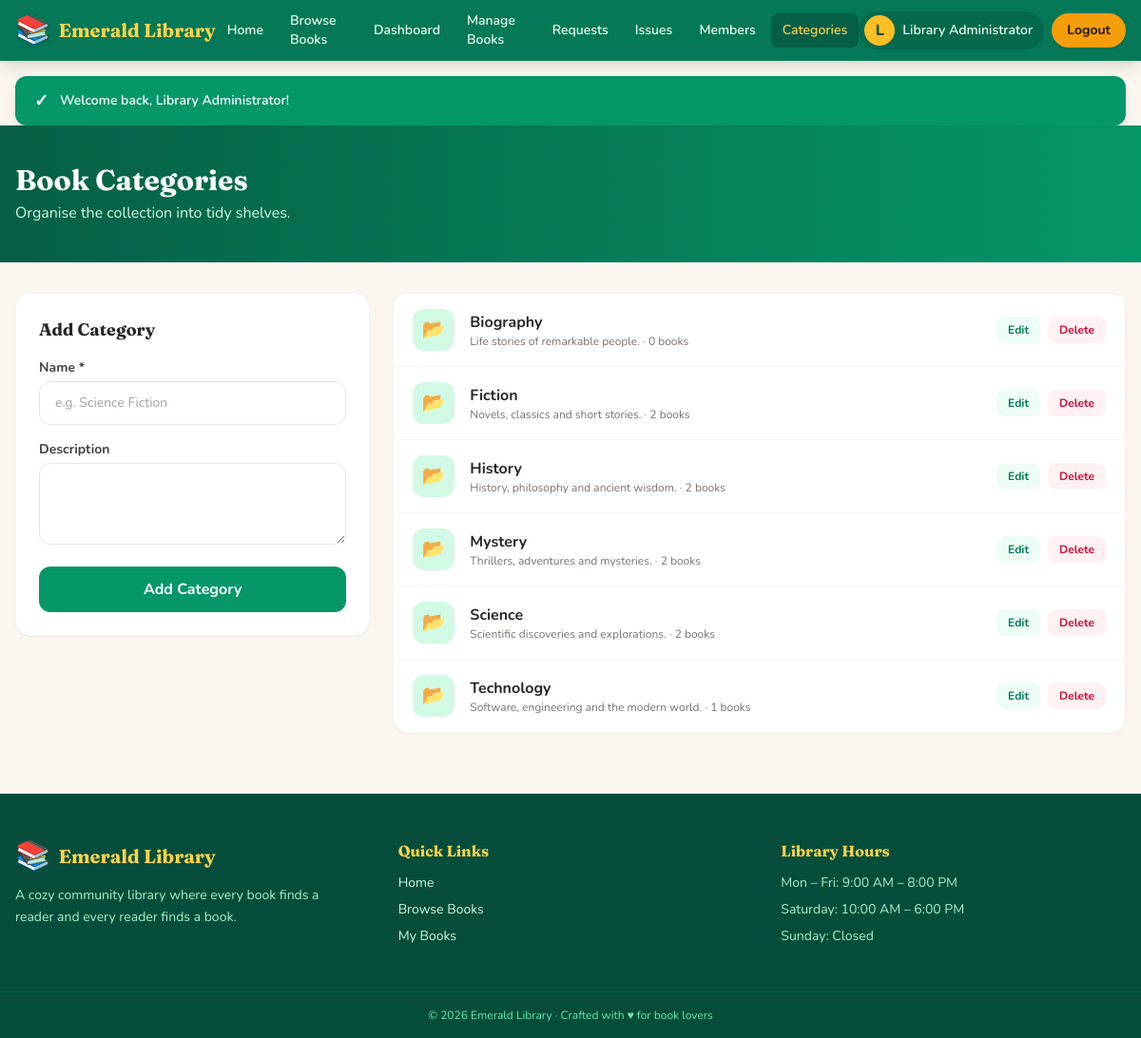
Screenshot of /admin/categories.php (signed in) with the database file from the repository.
### tables this page shows
CREATE TABLE categories (
  id INT AUTO_INCREMENT PRIMARY KEY,
  name VARCHAR(100) NOT NULL UNIQUE,
  description TEXT,
  created_at TIMESTAMP DEFAULT CURRENT_TIMESTAMP
);

### auth.php (called while the page is built, shortened)
<?php
function e($value) {
    return htmlspecialchars((string)$value, ENT_QUOTES, 'UTF-8');
}

### admin/categories.php (the view, shortened to what this page needs)
<?php
require_once __DIR__ . '/../auth.php';
$editing = null;
$categories = $conn->query("SELECT c.*, (SELECT COUNT(*) FROM books b WHERE b.category_id=c.id) AS book_count FROM categories c ORDER BY c.name");
include __DIR__ . '/../inc/header.php';
?>
<section class="bg-gradient-to-r from-brand-800 to-brand-600 text-white">
    <div class="max-w-7xl mx-auto px-4 py-10">
        <h1 class="font-display text-3xl font-bold">Book Categories</h1>
        <p class="text-brand-100 mt-1">Organise the collection into tidy shelves.</p>
    </div>
</section>
<section class="max-w-7xl mx-auto px-4 mt-8 grid grid-cols-1 lg:grid-cols-3 gap-6">
    <div class="bg-white rounded-2xl shadow-sm border border-stone-100 p-6 h-fit lg:sticky lg:top-24">
        <h2 class="font-display font-bold text-stone-800 text-lg mb-4"><?= $editing ? 'Edit Category' : 'Add Category' ?></h2>
        <form method="post" class="space-y-4">
            <div>
                <label class="block text-sm font-bold text-stone-700 mb-1">Name *</label>
                <input type="text" name="name" required value="<?= e($editing['name'] ?? '') ?>" class="w-full rounded-xl border border-stone-200 px-4 py-3 text-sm focus:outline-none focus:ring-2 focus:ring-brand-400" placeholder="e.g. Science Fiction">
            </div>
            <div>
                <label class="block text-sm font-bold text-stone-700 mb-1">Description</label>
                <textarea name="description" rows="3" class="w-full rounded-xl border border-stone-200 px-4 py-3 text-sm focus:outline-none focus:ring-2 focus:ring-brand-400"><?= e($editing['description'] ?? '') ?></textarea>
            </div>
            <div class="flex gap-2">
                <button type="submit" class="flex-1 bg-brand-600 hover:bg-brand-700 text-white font-bold py-3 rounded-xl transition"><?= $editing ? 'Save Changes' : 'Add Category' ?></button>
            </div>
        </form>
    </div>
    <div class="lg:col-span-2 bg-white rounded-2xl shadow-sm border border-stone-100 overflow-hidden h-fit">
        <div class="divide-y divide-stone-100">
            <?php if ($categories && $categories->num_rows): while ($c = $categories->fetch_assoc()): ?>
            <div class="px-5 py-4 flex items-center gap-4">
                <span class="w-11 h-11 rounded-xl bg-brand-100 text-brand-700 font-bold flex items-center justify-center text-xl">📂</span>
                <div class="flex-1 min-w-0">
                    <p class="font-bold text-stone-800"><?= e($c['name']) ?></p>
                    <p class="text-xs text-stone-500 truncate"><?= e($c['description'] ?: 'No description') ?> · <?= (int)$c['book_count'] ?> books</p>
                </div>
                <div class="flex items-center gap-2">
                    <a href="?edit=<?= (int)$c['id'] ?>" class="text-xs font-bold text-brand-700 bg-brand-50 hover:bg-brand-100 px-3 py-1.5 rounded-lg transition">Edit</a>
                    <form method="post" data-confirm="Delete this category?">
                        <button type="submit" class="text-xs font-bold text-rose-700 bg-rose-50 hover:bg-rose-100 px-3 py-1.5 rounded-lg transition">Delete</button>
                    </form>
                </div>
            </div>
            <?php endwhile; else: ?>
            <p class="px-5 py-10 text-center text-stone-500">No categories yet.</p>
            <?php endif; ?>
        </div>
    </div>
</section>
<?php include __DIR__ . '/../inc/footer.php'; ?>

### assets/css/style.css (style rules this page uses)
body { font-family: 'Nunito', ui-sans-serif, system-ui, sans-serif; }
h1, h2, h3, h4, .font-display { font-family: 'Fraunces', Georgia, serif; }

### rows the page displays
categories: name "Biography", description "Life stories of remarkable people.", book_count "0"
categories: name "Fiction", description "Novels, classics and short stories.", book_count "2"
categories: name "History", description "History, philosophy and ancient wisdom.", book_count "2"
categories: name "Mystery", description "Thrillers, adventures and mysteries.", book_count "2"
categories: name "Science", description "Scientific discoveries and explorations.", book_count "2"
categories: name "Technology", description "Software, engineering and the modern world.", book_count "1"

### other values shown
$item['label'] "Home"
$item['label'] "Browse Books"
$item['label'] "Dashboard"
$item['label'] "Manage Books"
$item['label'] "Requests"
$item['label'] "Issues"
$item['label'] "Members"
$item['label'] "Categories"
mb_substr($user['name'], 0, 1) "L"
$user['name'] "Library Administrator"
$fc['icon'] "✓"
$flash['message'] "Welcome back, Library Administrator!"
